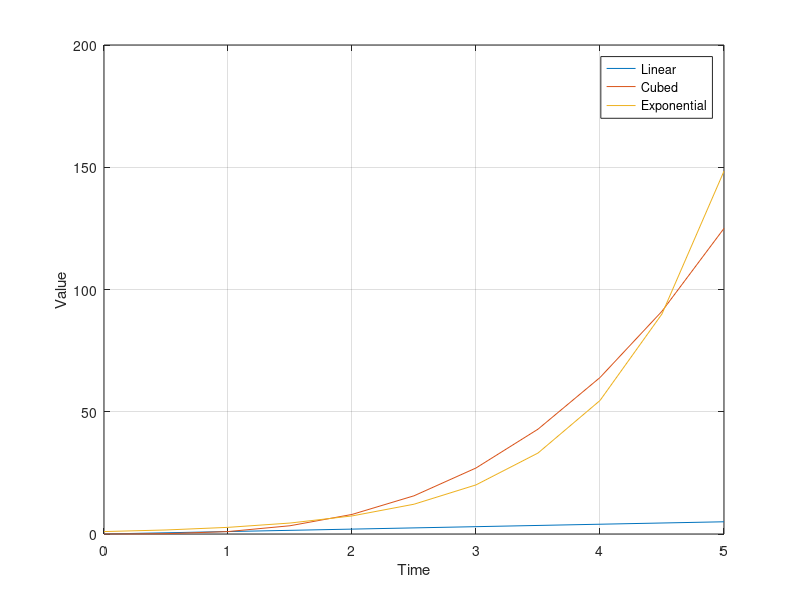

Reproduce this figure in MATLAB.
%% System Dynamics & Controls HW 1
%% Problem 1

x = [2 10 3 7 9];
m = max(x); % find max value in x
avg = mean(x);  % find avgerage
x2 = x - avg; % element wise subtraction

%% Problem 2
clc; clear;


A = [3 1;
     2 2];
B = [1 0;
     2 1];

% Part a
A_T = A';
B_T = B';

% Part b
A_inv = inv(A);


% Part c
A(1, :) = [1 0];

% Part d
A(1, :) = [3 1]; % changing back to original A
C = A\B;
D = A*B' + B;

disp(C);
disp(D);

%% Problem 3
clc; clear;

x = transpose(0:0.5:5);

y1 = x;
y2 = x.^3;
y3 = exp(x);

plot(x, y1, x, y2, x, y3);
xlabel('Time');
ylabel('Value');

grid on;
legend('Linear', 'Cubed', 'Exponential'); 

%% Problem 4
% copy of code form HW1_4.m file 

function result = HW1_4 (x, y)
    A = x:y;
    B = A(mod(A,2) == 1); % if the remainder is 1 when divided by 2, include it in the array
    result = B;
end

%% Problem 5
